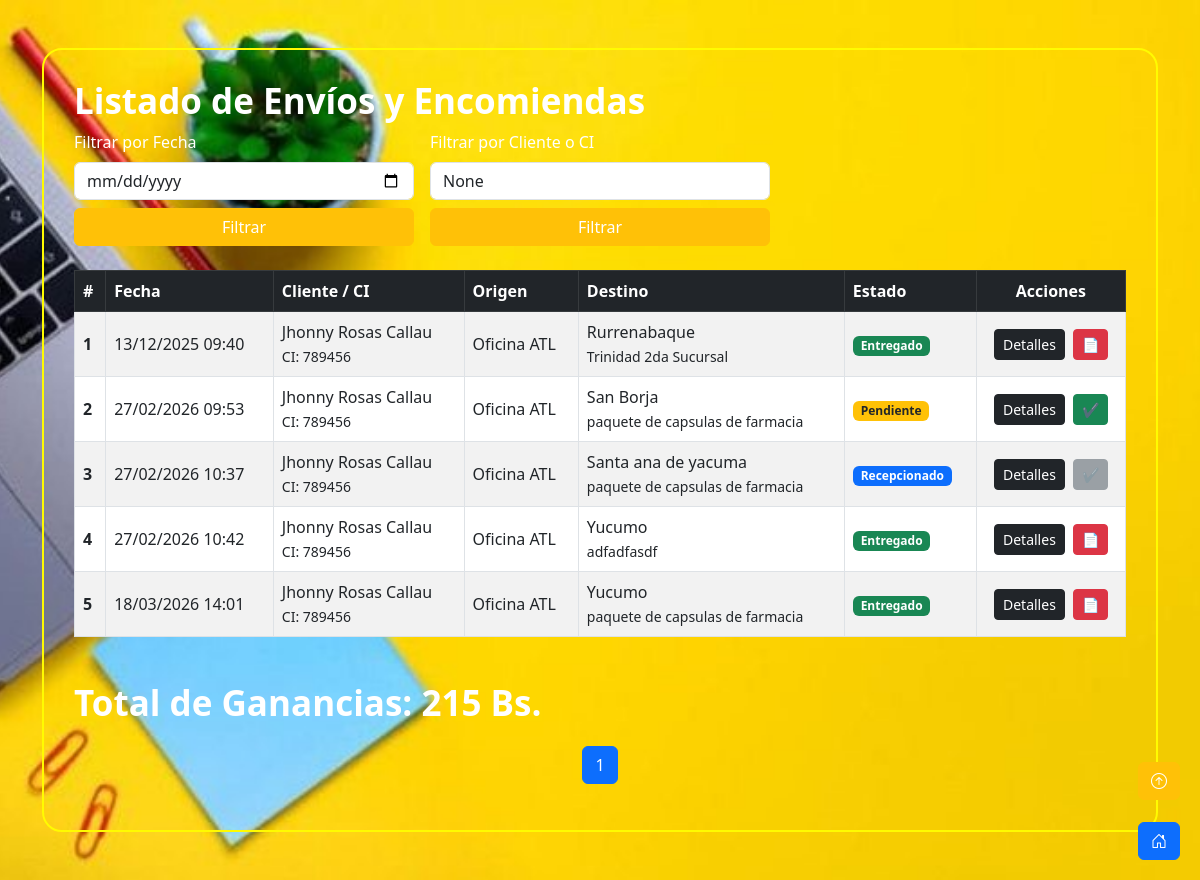
The app's page /listar_Registro_envios/ with its own data.
### paquetes/models.py (models this page shows, shortened)
class Paquete(models.Model):
    descripcion = models.CharField(max_length=255)
    peso = models.FloatField()
    dimensiones = models.CharField(max_length=50)
    cliente = models.ForeignKey('Cliente', on_delete=models.CASCADE, related_name='paquetes')
    imagen = models.ImageField(upload_to='paquetes/', null=True, blank=True)
    origen = models.CharField(max_length=100, default="Oficina ATL")
    destino = models.CharField(max_length=255) # Aquí puedes poner la ciudad o sucursal destino
    direccion_destino = models.CharField(max_length=255)
    empleado = models.ForeignKey('Empleado', on_delete=models.CASCADE)
    fecha_envio = models.DateTimeField()
    estado = models.ForeignKey('EstadoPaquete', on_delete=models.CASCADE)
    precio = models.DecimalField(max_digits=10, decimal_places=2)

class Cliente(models.Model):
    user = models.OneToOneField(User, on_delete=models.CASCADE, related_name='cliente_profile')
    direccion = models.CharField(max_length=255)
    telefono = models.CharField(max_length=15)
    ci = models.CharField(max_length=20, unique=True, verbose_name="Cédula de Identidad", blank=True, null=True)

class EstadoPaquete(models.Model):
    nombre_estado = models.CharField(max_length=50)

### paquetes/views_registro.py (the view)
# urls.py: path('listar_Registro_envios/', views.listar_paquetes, name='listar_paquetes'),
def listar_paquetes(request):
    fecha_filtro = request.GET.get('fecha')
    cliente_filtro = request.GET.get('cliente')
    paquetes = Paquete.objects.all()
    if fecha_filtro:
        paquetes = paquetes.filter(fecha_envio__date=fecha_filtro)
    if cliente_filtro:
        paquetes = paquetes.filter(
            Q(cliente__user__first_name__icontains=cliente_filtro) |
            Q(cliente__ci=cliente_filtro)
        )
    total_ganancias = paquetes.aggregate(Sum('precio'))['precio__sum'] or 0
    paginator = Paginator(paquetes, 7)
    page_number = request.GET.get('page')
    page_obj = paginator.get_page(page_number)
    return render(request, 'registro/listar_paquetes.html', {
        'paquetes': page_obj,
        'total_ganancias': total_ganancias,
        'fecha_filtro': fecha_filtro,
        'cliente_filtro': cliente_filtro,
    })

### paquetes/templatetags/custom_filters.py (called while the page is built)
@register.filter
def has_group(user, group_name):
    return user.groups.filter(name=group_name).exists()

### paquetes/templates/registro/listar_paquetes.html (shortened to what this page needs)
{% extends 'base.html' %}
{% load static %}
{% block content %}
<div class="container my-5 contenrow">
    <h2 class="texttitle text-white">Listado de Envíos y Encomiendas</h2>
    <div class="row g-3 mb-4">
        <div class="col-md-4">
            <form method="GET">
                <label for="fecha" class="form-label text-white">Filtrar por Fecha</label>
                <input type="date" id="fecha" name="fecha" class="form-control" value="{{ fecha_filtro }}">
                <button type="submit" class="btn btn-warning text-white mt-2 w-100">Filtrar</button>
            </form>
        </div>
        <div class="col-md-4">
            <form method="GET">
                <label for="cliente" class="form-label text-white">Filtrar por Cliente o CI</label>
                <input type="text" id="cliente" name="cliente" class="form-control" placeholder="Nombre o CI" value="{{ cliente_filtro }}">
                <button type="submit" class="btn btn-warning text-white mt-2 w-100">Filtrar</button>
            </form>
        </div>
    </div>
    <div class="table-responsive">
        <table class="table table-striped table-bordered align-middle text-dark" style="background-color: #ffc107;">
            <thead class="table-dark">
                <tr>
                    <th>#</th>
                    <th>Fecha</th>
                    <th>Cliente / CI</th>
                    <th>Origen</th>
                    <th>Destino</th>
                    <th>Estado</th>
                    <th class="text-center">Acciones</th>
                </tr>
            </thead>
            <tbody>
                {% for paquete in paquetes %}
                <tr>
                    <td class="fw-bold">
                        {{ paquetes.start_index|add:forloop.counter0 }}
                    </td>
                    <td>{{ paquete.fecha_envio|date:"d/m/Y H:i" }}</td>
                    <td>
                        {{ paquete.cliente.user.get_full_name }} <br>
                        <small class="text-dark-50">CI: {{ paquete.cliente.ci }}</small>
                    </td>
                    <td>{{ paquete.origen }}</td>
                    <td>{{ paquete.destino }}<br><small class="text-dark-50">{{ paquete.direccion_destino }}</small></td>
                    <td>
                        {% if paquete.estado.nombre_estado == 'Entregado' %}
                            <span class="badge bg-success">Entregado</span>
                        {% elif paquete.estado.nombre_estado == 'Pendiente' %}
                            <span class="badge bg-warning text-dark">Pendiente</span>
                        {% else %}
                            <span class="badge bg-primary">{{ paquete.estado.nombre_estado }}</span>
                        {% endif %}
                    </td>
                    <td class="text-center">
                        <div class="d-flex justify-content-center gap-2">
                            <button class="btn btn-dark btn-sm" data-bs-toggle="modal" data-bs-target="#detalleModal{{ paquete.id }}">Detalles</button>
                            {% if paquete.estado.nombre_estado == 'Entregado' %}
                                <a href="{% url 'generar_factura' paquete.id %}"
                                   class="btn btn-danger btn-sm"
                                   title="Previsualizar Factura"
                                   target="_blank">
                                    📄
                                </a>
                            {% endif %}
                            {% if paquete.estado.nombre_estado == 'Pendiente' %}
                            <button type="button" class="btn btn-success btn-sm"
                                    onclick="confirmarEntrega('{{ paquete.id }}', '{{ paquete.cliente.user.get_full_name }}')">
                                ✔
                            </button>
                            {% elif paquete.estado.nombre_estado != 'Entregado' %}
                                <button class="btn btn-secondary btn-sm" disabled title="Esperando llegada a destino">✔</button>
                            {% endif %}
                        </div>
                    </td>
                </tr>
                {% empty %}
                <tr>
                    <td colspan="7" class="text-center">No se encontraron envíos.</td>
                </tr>
                {% endfor %}
            </tbody>
        </table>
    </div>
    <div class="mt-4 fw-bold text-white texttitle">
        <p><strong>Total de Ganancias:</strong> {{ total_ganancias }} Bs.</p>
    </div>
    <nav>
        <ul class="pagination justify-content-center">
            <li class="page-item active"><a class="page-link">{{ paquetes.number }}</a></li>
        </ul>
    </nav>
</div>
{% endblock content %}

### paquetes/templates/base.html (shortened to what this page needs)
{% load static %}
{% load custom_filters %}
<!DOCTYPE html>
<html lang="en">
<head>
    <link rel="stylesheet" href="https://cdn.jsdelivr.net/npm/bootstrap@5.3.0/dist/css/bootstrap.min.css">
    <link href="https://cdn.jsdelivr.net/npm/bootstrap-icons/font/bootstrap-icons.css" rel="stylesheet">
    <link rel="stylesheet" href="{% static 'css/styles.css' %}">
</head>
<body style="background-image: url({% static 'img/bg1.jpg' %});
             background-repeat: no-repeat;
             background-size: cover;
             background-position: center;
             background-attachment: fixed;">
    <button class="btn btn-primary rouded-circle fixed-button" type="button" data-bs-toggle="offcanvas" data-bs-target="#offcanvasWithBothOptions" aria-controls="offcanvasWithBothOptions">
        <i class="bi bi-house-door"></i>
    </button>
    <button class="btn scroll-to-top btn-warning" onclick="window.scrollTo(0, 0);">
        <i class="bi bi-arrow-up-circle"></i>
    </button>
    <div class="container mt-4">
        {% block content %}
        {% endblock content %}
    </div>
</body>
</html>

### paquetes/static/css/styles.css (style rules this page uses)
.contenrow { border: 2px rgb(255, 251, 0) solid; border-radius: 20px; padding: 30px; }
.texttitle { font-size: 35px; font-weight: bold; color: rgb(255, 255, 255); }
.fixed-button { position: fixed; bottom: 20px; right: 20px; z-index: 1050; }
.scroll-to-top { position: fixed; bottom: 80px; right: 20px; z-index: 1050; color: white; }

### records on screen
Paquete: start_index|add "1", fecha_envio "13/12/2025 09:40", cliente.user.get_full_name "Jhonny Rosas Callau", cliente.ci "789456", origen "Oficina ATL", destino "Rurrenabaque", direccion_destino "Trinidad 2da Sucursal", shows "Entregado"
Paquete: start_index|add "2", fecha_envio "27/02/2026 09:53", cliente.user.get_full_name "Jhonny Rosas Callau", cliente.ci "789456", origen "Oficina ATL", destino "San Borja", direccion_destino "paquete de capsulas de farmacia", shows "Pendiente"
Paquete: start_index|add "3", fecha_envio "27/02/2026 10:37", cliente.user.get_full_name "Jhonny Rosas Callau", cliente.ci "789456", origen "Oficina ATL", destino "Santa ana de yacuma", direccion_destino "paquete de capsulas de farmacia", estado.nombre_estado "Recepcionado"
Paquete: start_index|add "4", fecha_envio "27/02/2026 10:42", cliente.user.get_full_name "Jhonny Rosas Callau", cliente.ci "789456", origen "Oficina ATL", destino "Yucumo", direccion_destino "adfadfasdf", shows "Entregado"
Paquete: start_index|add "5", fecha_envio "18/03/2026 14:01", cliente.user.get_full_name "Jhonny Rosas Callau", cliente.ci "789456", origen "Oficina ATL", destino "Yucumo", direccion_destino "paquete de capsulas de farmacia", shows "Entregado"

### other values on screen
{{ total_ganancias }} "215"
{{ paquetes.number }} "1"
